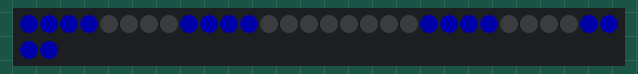
The sketch below on a simulated ATtiny85, built with avr-gcc and run on an emulated ATtiny85. Shown: 32 RGB LEDs in strip order, left to right, continuing on the next row. Dim RGB values are drawn brighter than linear.

Above: at 0.01 s.
At 0.4 s:
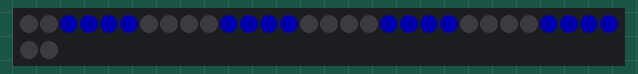
At 0.78 s:
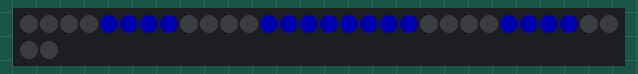

Measured:
- by itself, everything shown: repeats every 0.51 s, in 8 steps

The sketch:

sketch_oct27a.ino
```cpp
//NeoPixel Spinning blue Lights

#include <Adafruit_NeoPixel.h>
#ifdef __AVR_ATtiny85__ // Trinket, Gemma, etc.
 #include <avr/power.h>
#endif

#define PIN 0

Adafruit_NeoPixel pixels = Adafruit_NeoPixel(32, PIN);

uint8_t  mode   = 1, // Current animation effect
         offset = 0; // Position of spinny eyes
uint32_t color  = 0x00008b; // Start red
uint32_t prevTime;

void setup() {
#ifdef __AVR_ATtiny85__ // Trinket, Gemma, etc.
  if(F_CPU == 16000000) clock_prescale_set(clock_div_1);
#endif
  pixels.begin();
  pixels.setBrightness(85); // 1/3 brightness
  prevTime = millis();
}

void loop() {
  uint8_t  i;
  uint32_t t;

  switch(mode) {

   case 1: // Spinny wheels (8 LEDs on at a time)
    for(i=0; i<16; i++) {
      uint32_t c = 0;
      if(((offset + i) & 4) < 2) c = color; // 4 pixels on...
      pixels.setPixelColor(   i, c); // First eye
      pixels.setPixelColor(31-i, c); // Second eye (flipped)
    }
    pixels.show();
    offset++;
    delay(60);
    break;
  }

  t = millis();
}
```
